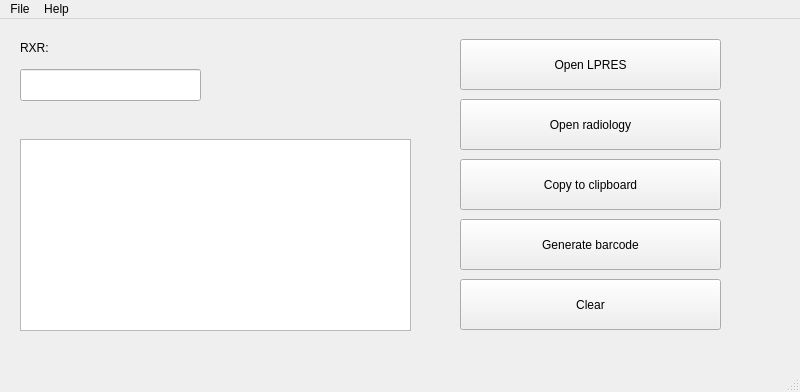
<?xml version="1.0" encoding="UTF-8"?>
<ui version="4.0">
 <class>MainWindow</class>
 <widget class="QMainWindow" name="MainWindow">
  <property name="geometry">
   <rect>
    <x>0</x>
    <y>0</y>
    <width>800</width>
    <height>392</height>
   </rect>
  </property>
  <property name="windowTitle">
   <string>MainWindow</string>
  </property>
  <widget class="QWidget" name="centralwidget">
   <widget class="QLineEdit" name="rxrBox">
    <property name="geometry">
     <rect>
      <x>20</x>
      <y>50</y>
      <width>181</width>
      <height>32</height>
     </rect>
    </property>
   </widget>
   <widget class="QLabel" name="label">
    <property name="geometry">
     <rect>
      <x>20</x>
      <y>20</y>
      <width>58</width>
      <height>18</height>
     </rect>
    </property>
    <property name="text">
     <string>RXR:</string>
    </property>
   </widget>
   <widget class="QPushButton" name="barcodeButton">
    <property name="geometry">
     <rect>
      <x>460</x>
      <y>200</y>
      <width>261</width>
      <height>51</height>
     </rect>
    </property>
    <property name="text">
     <string>Generate barcode</string>
    </property>
   </widget>
   <widget class="QPushButton" name="lpresButton">
    <property name="geometry">
     <rect>
      <x>460</x>
      <y>20</y>
      <width>261</width>
      <height>51</height>
     </rect>
    </property>
    <property name="text">
     <string>Open LPRES</string>
    </property>
   </widget>
   <widget class="QPushButton" name="pacsButton">
    <property name="geometry">
     <rect>
      <x>460</x>
      <y>80</y>
      <width>261</width>
      <height>51</height>
     </rect>
    </property>
    <property name="text">
     <string>Open radiology</string>
    </property>
   </widget>
   <widget class="QPushButton" name="clearButton">
    <property name="geometry">
     <rect>
      <x>460</x>
      <y>260</y>
      <width>261</width>
      <height>51</height>
     </rect>
    </property>
    <property name="text">
     <string>Clear</string>
    </property>
   </widget>
   <widget class="QGraphicsView" name="graphicsView">
    <property name="geometry">
     <rect>
      <x>20</x>
      <y>120</y>
      <width>391</width>
      <height>192</height>
     </rect>
    </property>
   </widget>
   <widget class="QPushButton" name="clipboardButton">
    <property name="geometry">
     <rect>
      <x>460</x>
      <y>140</y>
      <width>261</width>
      <height>51</height>
     </rect>
    </property>
    <property name="text">
     <string>Copy to clipboard</string>
    </property>
   </widget>
  </widget>
  <widget class="QMenuBar" name="menubar">
   <property name="geometry">
    <rect>
     <x>0</x>
     <y>0</y>
     <width>800</width>
     <height>30</height>
    </rect>
   </property>
   <widget class="QMenu" name="menuFile">
    <property name="title">
     <string>File</string>
    </property>
    <addaction name="actionQuit"/>
   </widget>
   <widget class="QMenu" name="menuHelp">
    <property name="title">
     <string>Help</string>
    </property>
    <addaction name="actionAbout"/>
   </widget>
   <addaction name="menuFile"/>
   <addaction name="menuHelp"/>
  </widget>
  <widget class="QStatusBar" name="statusbar"/>
  <action name="actionQuit">
   <property name="text">
    <string>Quit</string>
   </property>
  </action>
  <action name="actionAbout">
   <property name="text">
    <string>About</string>
   </property>
  </action>
 </widget>
 <resources/>
 <connections/>
</ui>
